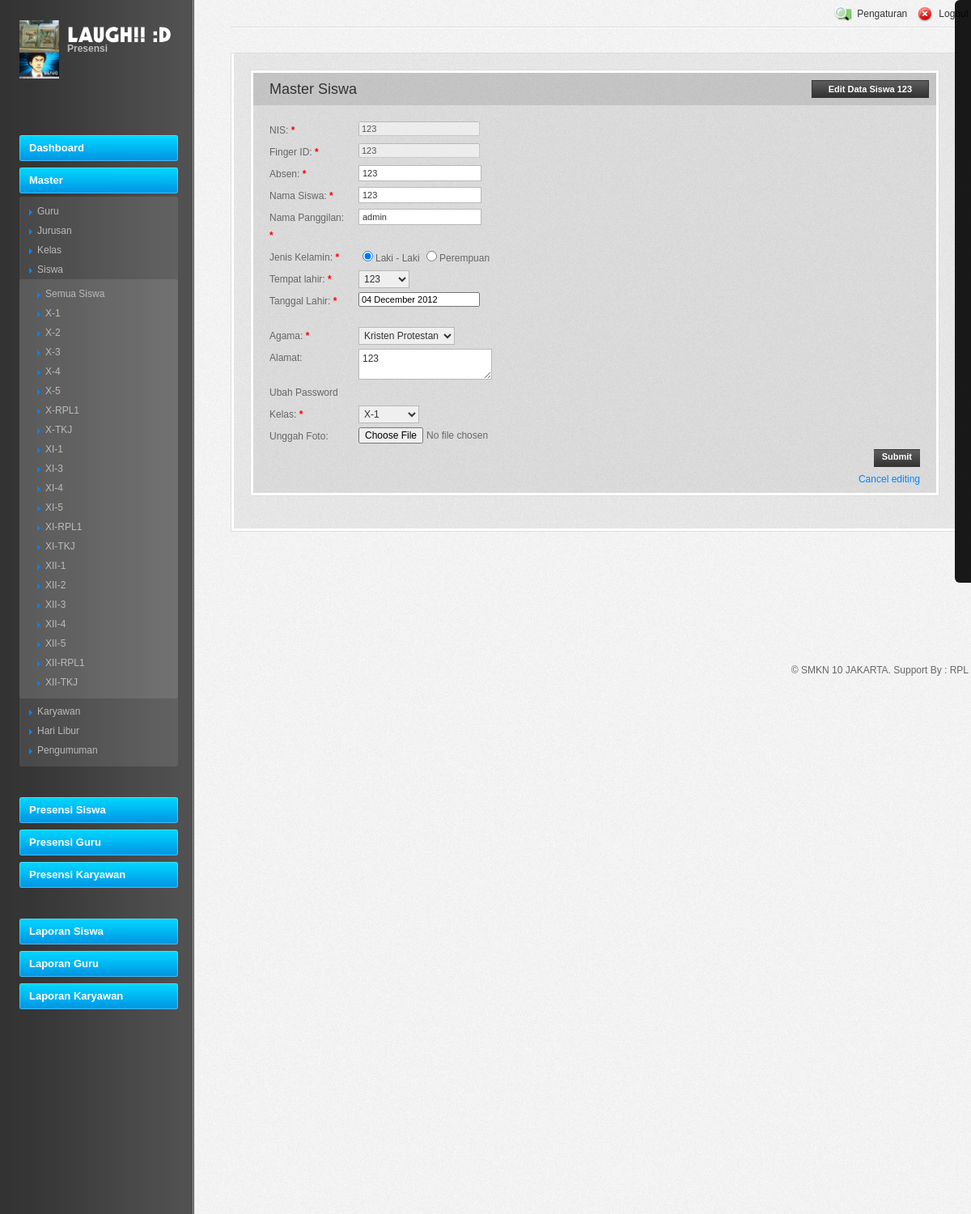
The page /index.php?page=Edit_Master_Siswa&id=68 (signed in) on the database its author committed.
### tables this page shows
CREATE TABLE IF NOT EXISTS `title` (
  `id` int(255) NOT NULL AUTO_INCREMENT,
  `title` text NOT NULL,
  `label` text NOT NULL,
  `logo` varchar(255) NOT NULL,
  PRIMARY KEY (`id`)
);

CREATE TABLE IF NOT EXISTS `kelas` (
  `id` int(222) NOT NULL AUTO_INCREMENT,
  `Nama_Kelas` varchar(222) NOT NULL,
  `id_jurusan` varchar(111) NOT NULL,
  `id_guru` text NOT NULL,
  PRIMARY KEY (`id`)
);

CREATE TABLE IF NOT EXISTS `siswa` (
  `id` int(50) NOT NULL AUTO_INCREMENT,
  `nis` bigint(111) NOT NULL,
  `id_finger` int(5) NOT NULL,
  `Nama_siswa` varchar(50) NOT NULL,
  `nama_panggilan` varchar(111) NOT NULL,
  `kelamin` varchar(1) NOT NULL,
  `tempat_lahir` varchar(100) NOT NULL,
  `tgl_lahir` varchar(100) NOT NULL,
  `agama` varchar(22) NOT NULL,
  `alamat` text NOT NULL,
  `password` varchar(100) NOT NULL,
  `id_kelas` int(50) NOT NULL,
  `absen` int(111) NOT NULL,
  `foto` varchar(255) DEFAULT NULL,
  PRIMARY KEY (`id`),
  UNIQUE KEY `nis` (`nis`)
);

### master/proses/Edit_Master_Siswa.php (the view, shortened to what this page needs)
<?php
$id	= $_GET["id"];
$q 	= mysql_query("select *from siswa where id='$id'");
$array = mysql_fetch_array($q);
$tempat_lahir=$array['tempat_lahir'];
$nama_panggilan=$array['nama_panggilan'];
$klssiswa = $array["id_kelas"];
$agama = $array["agama"];
if($_SESSION["admin"]){
?>
<body>
				<div class="content-box">
				<div class="box-header clear">
					<ul class="tabs clear">
						<li><a href="#forms">Edit Data Siswa <?php print $array["Nama_siswa"];?> </a></li>
					</ul>
					<h2>Master Siswa</h2>
				</div>
				<div class="box-body clear">
					<div id="forms">
						<form onsubmit="o();" <?php if($_SESSION["admin"]){?> action="master/proses/Master_Siswa.php"<?php } ?> <?php if($_SESSION["user"]){?> action="master/proses/Master_Siswa2.php"<?php } ?> method="post" class="form"  enctype="multipart/form-data">
							<?php if($_SESSION["admin"]){?>
							<div class="form-field clear">
								<label for="nis" class="form-label fl-space2">NIS: <span class="required">*</span></label>
								<input type="text"  value="<?php print $array['nis']?>" disabled />
							</div>
							<div class="form-field clear">
								<label for="id_finger" class="form-label fl-space2">Finger ID: <span class="required">*</span></label>
								<input type="text"  value="<?php print $array['id_finger']?>" disabled />
							</div>
							<div class="form-field clear">
								<label for="absen" class="form-label fl-space2">Absen: <span class="required">*</span></label>
								<input type="text" id="absen" class="text fl" name="absen" value="<?php print $array['absen']?>"/>
							</div>
							<div class="form-field clear">
								<label for="nama" class="form-label fl-space2">Nama Siswa: <span class="required">*</span></label>
								<input type="text" id="nama" class="text fl" name="nama" maxlength='21' value="<?php print $array['Nama_siswa']?>"/>
							</div>
							<div class="form-field clear">
								<label for="nama" class="form-label fl-space2">Nama Panggilan: <span class="required">*</span></label>
								<input type="text" id="nama" class="text fl" name="nama_panggilan"  value="<?php print $nama_panggilan;?>"/>
							</div>
							<div class="form-field clear">
								<label for="kelamin" class="form-label fl-space2">Jenis Kelamin: <span class="required">*</span></label>
								<?php
									if($array["kelamin"] == "L")
									{
										echo "
										<input type=radio name=kelamin value=L checked>Laki - Laki
										<input type=radio name=kelamin value=P>Perempuan
										";
									}
								?>
							</div>
							<div class="form-field clear">
								<label for="tempat_lahir" class="form-label fl-space2">Tempat lahir: <span class="required">*</span></label>
								<select name="tempat_lahir">
								<option value="<?php echo $tempat_lahir; ?>" selected='true'> <?php echo $tempat_lahir; ?></option>
								</select>
							</div>
							<div class="form-field clear">
								<label for="textfield" class="form-label fl-space2">Tanggal Lahir: <span class="required">*</span></label>
								<input id="tanggal" type="text" name="tgllahir" value="<?php print $array['tgl_lahir'];?>"></p>
							</div>
							<div class="form-field clear">
								<label for="agama" class="form-label fl-space2">Agama: <span class="required">*</span></label>
								<select name="agama">
									<option value='Kristen Protestan' <?php if($agama == "Kristen Protestan")echo "selected='true'";?>>Kristen Protestan</option>
								</select>
							</div>
							<div class="form-field clear">
								<label for="alamat_ortu" class="form-label fl-space2">Alamat: </label>
								<textarea type="text" id="alamat" class="text fl" name="alamat"  value="<? echo $array['alamat'];?>" /><? echo STRIPSLASHES(TRIM($array['alamat']))?></textarea>
							</div>
							<div class="form-field clear">
								<label for="textfield" class="form-label fl-space2" onclick='ar();' id="ubah">Ubah Password</label>
							</div>
							<?php } ?>
							<?php if($_SESSION["admin"]){?>
							<div class="form-field clear">
								<label for="textfield" class="form-label fl-space2">Kelas: <span class="required">*</span></label>
								<?php
									if($kls > 0){
										$query = mysql_query("select *from kelas where id='$kls'");
										$row = mysql_fetch_array($query);
										print "&nbsp; <b>".$row['Nama_Siswa']."</b>";
									}
									else {
										$query2 = mysql_query("select *from kelas where id = '$klssiswa' ");
										$row2 = mysql_fetch_array($query2);
										echo "<select class='choose' name='kelas'>
												<option  value=".$row2["id"].">".$row2['Nama_Kelas']."</option> ";
										echo "</select>";
									}
								?>
							</div>
							<div class="form-field clear" id="ab2">
								<label for="file" class="form-label fl-space2" >Unggah Foto:</label>
								<input type="file" id="file" class="form-file fl" name="foto" />
							</div>
							<div class="form-field clear">
								<?php
								}
								?>
								<input type="submit" class="submit fr" value="Submit" />
							</div>
							<a href="index.php?page=Master_Siswa" class="submit fr">Cancel editing</a>
						</div>
					</div>
</body><?php
}
else {
								include("home.php");
							}
?>

### index.php (shortened to what this page needs)
<?php
	if(isset($_SESSION['admin']) || isset($_SESSION['guru']) || isset($_SESSION['user']))
	{
	$guru=$_SESSION['guru'];
	$q3=mysql_query("select *from title");
	$q5=mysql_query("select *from guru where No='$guru'");
	$array5 = mysql_fetch_array($q5);
	$array3 = mysql_fetch_array($q3);
?>
<!DOCTYPE html PUBLIC "-//W3C//DTD XHTML 1.0 Strict//EN" "http://www.w3.org/TR/xhtml1/DTD/xhtml1-strict.dtd">
<html xmlns="http://www.w3.org/1999/xhtml">
<head>
<link type="text/css" href="UniAdmin_files/jquery.ui.all.css" rel="stylesheet" />
<link type="text/css" href="UniAdmin_files/jquery.ui.datepicker.css" rel="stylesheet" />
<link type="text/css" rel="stylesheet" href="dashboard_files/adminz.styles.css" />
<link rel="stylesheet" href="UniAdmin_files/reset.css" type="text/css"/>
<link rel="stylesheet" href="UniAdmin_files/screen.css" type="text/css"/>
<link rel="stylesheet" href="UniAdmin_files/fancybox.css" type="text/css"/>
<link rel="stylesheet" href="UniAdmin_files/jquery.wysiwyg.css" type="text/css"/>
<link rel="stylesheet" href="UniAdmin_files/jquery.ui.css" type="text/css"/>
<link rel="stylesheet" href="UniAdmin_files/visualize.css" type="text/css"/>
<link rel="stylesheet" href="UniAdmin_files/visualize-light.css" type="text/css"/>
</head>
<body >
	<div class="fixed_right_panel fixed_right_panel_hide corners_left">
	<div class="show_right_div left_arrow"></div>
	</div>
<div class="clear">
	<ul >
	<li class="menuPanel" >
	<div class="sidebar">
		<div class="logo clear" >
			<a href="#" title="Hide Menu">
				<img src="master/logo/<?php print $array3["logo"];?>" width="25%" alt="" class="picture" onclick="menuSlide();" title="Hide Menu"/>
			</a>
			<a href="index.php" title="View dashboard">
				<span class="title"><?php print $array3["label"];?></span>
				<span class="text" >Presensi</span>
			</a>
		</div>
		<?php
			include("menu/menu.php");
		?>
	</div>
	</li>
	</ul>
	<div class="main" id="maincontent">
	<div class="main-wrap">
		<div class="header clear">
			<ul class="links clear">
			<?php
			if($_SESSION['admin'] ){
			echo "<li><a href='?page=pengaturan'><img src='UniAdmin_files/ico_view_24.png' alt='' class='icon' /> <span class='text'>Pengaturan</span></a></li>";
			}
			else{
			?>
			<li><a href='#'> <span class='text'><?php if($_SESSION['user']){ ?><a href="?page=Edit_Master_Siswa2&id=<?php print $array4["id"];?>"><?php print$array4["Nama_siswa"];?></a><?php } else if($_SESSION['guru']){print $array5["nama"];}?></font></span></a></li>
			<?}?>
			<li><a href="login/logout.php" onclick="return confirm('Are You Sure ?')"><img src="UniAdmin_files/ico_logout_24.png" alt="" class="icon" /> <span class="text">Logout</span></a></li>
			</ul>
		</div>
		<div class="page clear">
			<div class="content-box">
				<div class="box-body clear">
					<?php
						$master = array("Guru","Kelas","Siswa","Karyawan","Jurusan","Libur","Pengumuman");
						if($_GET["page"]){
						@$p		= $_GET["page"];
							for	($ar = 0; $ar < 7; $ar++){
								if($p == "Master_".$master[$ar]){
									include("master/Master_".$master[$ar].".php");
								}
								else if($p == "Edit_Master_".$master[$ar]){
									include("master/proses/Edit_Master_".$master[$ar].".php");
								}
								else if($p == "Edit_Master_".$master[$ar]."2"){
									include("master/proses/Edit_Master_".$master[$ar]."2.php");
									}
							}
							}
					?>
				</div>
			</div>
			</div></div>
<div class='bodyfooter' ><label>© SMKN 10 JAKARTA. Support By : RPL</label></div>
</body>
</html>
<?php } ?>

### menu/master.php
<li><a href='#' id="master" >Master</a>
					<ul class="<?php echo $atu ?>" id="emak1">
					<li><a href="?page=Master_Guru" class='limenu'>Guru</a></li>
					<li class='limenu'><a href="?page=Master_Jurusan">Jurusan</a></li>
					<li class='limenu'><a href="?page=Master_Kelas">Kelas</a></li>
					<li><a href="#" class='bapak'>Siswa</a>
						<ul id="anak">
							<?php
								print "<li class='siswa'><a href='?page=Master_Siswa'>Semua Siswa </a></li>";
								while($array = mysql_fetch_array($q2)){
									print"<li class='siswa'><a  href='?page=Master_Siswa&kls=".$array["id"]."'>".$array["Nama_Kelas"]."</a></li>";
								}
							?>
						</ul>
					</li>
			<li class='limenu'><a href="?page=Master_Karyawan">Karyawan</a></li>
			<li class='limenu'><a href="?page=Master_Libur">Hari Libur</a></li>
			<li class='limenu'><a href="?page=Master_Pengumuman">Pengumuman</a></li>
				</ul>
</li>

### dashboard_files/adminz.styles.css (style rules this page uses)
.fixed_right_panel { position:fixed;!important position:absolute; top:; right:0; opacity:0.9; filter: alpha(opacity = 70); height:720px; z-index:1150; }
.show_right_div { cursor:pointer; height:100%; width:20px; color:#FFF; float:right; opacity:1; -moz-border-radius-bottomleft:6px; -moz-border-radius-topleft:6px; -webkit-border-bottom-left-radius:6px; -webkit-border-top-left-radius:6px; border-top-left-radius: 6px; border-bottom-left-radius: 6px; }
.left_arrow { background:url(left_arrow.png) no-repeat center #000; }

### rows shown on the page
title: logo (picture)
kelas: Nama_Kelas "X-1"
kelas: Nama_Kelas "X-2"
kelas: Nama_Kelas "X-3"
kelas: Nama_Kelas "X-4"
kelas: Nama_Kelas "X-5"
kelas: Nama_Kelas "X-RPL1"
kelas: Nama_Kelas "X-TKJ"
kelas: Nama_Kelas "XI-1"
kelas: Nama_Kelas "XI-3"
kelas: Nama_Kelas "XI-4"
kelas: Nama_Kelas "XI-5"
kelas: Nama_Kelas "XI-RPL1"
kelas: Nama_Kelas "XI-TKJ"
kelas: Nama_Kelas "XII-1"
kelas: Nama_Kelas "XII-2"
kelas: Nama_Kelas "XII-3"
kelas: Nama_Kelas "XII-4"
kelas: Nama_Kelas "XII-5"
kelas: Nama_Kelas "XII-RPL1"
kelas: Nama_Kelas "XII-TKJ"
siswa: Nama_siswa "123", nis "123", id_finger "123", absen "123", nama "123", nama_panggilan "admin", tempat_lahir "123", tgllahir "04 December 2012", agama "Kristen Protestan", alamat "123", kelas "X-1"
